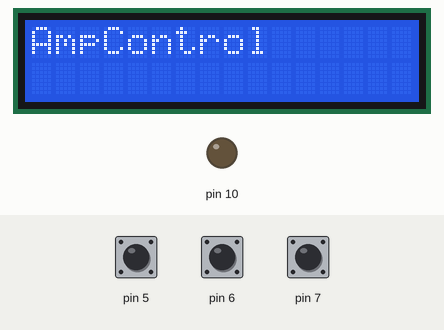
The sketch below on a simulated Arduino Uno, built with avr-gcc and run on an emulated ATmega328P. Shown: 16×2 character LCD, output pins drawn as LEDs (lit = HIGH). The inputs (shaded band) are chosen by the test bench; at power-on: pin 7 HIGH, pin 5 HIGH, pin 6 HIGH. What the sketch prints to the serial monitor is not drawn.

Above: at 0.1 s.
At 2.2 s:
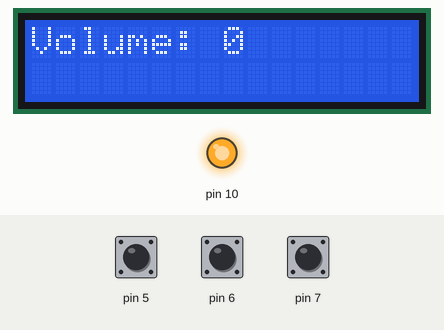
2.3 s: pin 7 pulled LOW for 0.15 s
3.9 s: pin 7 pulled LOW for 1 s
Timing chart, 0 to 6.9 s (numbered marks = the images above; inputs shaded):
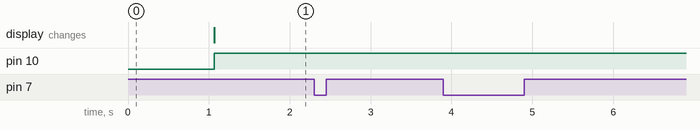

The sketch:

AmpControl.ino
```cpp
#include <Arduino.h>
#include <IRremote.h>
#include "LcdDisplay.h"
#include "Button.h"
#include "RotaryEncoder.h"
#include "VolumeControl.h"
#include "Pga23xx.h"

// Setup for the LCD display
const int AMPC_LCD_COLS = 16;
const int AMPC_LCD_ROWS = 2;
const int AMPC_LCD_CHARSIZE = 0;

// Arduino pins for the LCD display
const int AMPC_LCD_PIN_RS = PIN_A5;
const int AMPC_LCD_PIN_EN = PIN_A4;
const int AMPC_LCD_PIN_D4 = PIN_A3;
const int AMPC_LCD_PIN_D5 = PIN_A2;
const int AMPC_LCD_PIN_D6 = PIN_A1;
const int AMPC_LCD_PIN_D7 = PIN_A0;

// Button pins
const int AMPC_BUTTON_LEFT = 2;
const int AMPC_BUTTON_RIGHT = 3;
const int AMPC_BUTTON_SELECT = 4;
const int AMPC_BUTTON_SELECT_LONG = true;
const int AMPC_BUTTON_ACTIVE_PINS = false;

// Rotary encoder
const int AMPC_ENCODER_PINA = PIN5;
const int AMPC_ENCODER_PINB = PIN6;
const int AMPC_ENCODER_ACTIVE_PINS = false;

// Volume control
const int AMPC_VOLUME_PIN_SS = PIN_SPI_SS;
const int AMPC_VOLUME_PIN_SCK = PIN_SPI_SCK;
const int AMPC_VOLUME_PIN_MOSI = PIN_SPI_MOSI;
const int AMPC_VOLUME_MIN_VOLUME = 0;
const int AMPC_VOLUME_MAX_VOLUME = 192;
const int AMPC_VOLUME_CHANGE_BY = 1;
const int AMPC_BUTTON_MUTE = PIN7;

// IR Receiver
const int AMPC_IRRECEIVER_PIN = 11;

// Global variables
LcdDisplay display = LcdDisplay(AMPC_LCD_COLS, AMPC_LCD_ROWS, AMPC_LCD_CHARSIZE);

Button leftBtn = Button(AMPC_BUTTON_LEFT, AMPC_BUTTON_ACTIVE_PINS);
Button rightBtn = Button(AMPC_BUTTON_RIGHT, AMPC_BUTTON_ACTIVE_PINS);
Button selectBtn = Button(AMPC_BUTTON_SELECT, AMPC_BUTTON_ACTIVE_PINS, AMPC_BUTTON_SELECT_LONG);

Button muteBtn = Button(AMPC_BUTTON_MUTE, AMPC_BUTTON_ACTIVE_PINS);
RotaryEncoder encoder = RotaryEncoder(AMPC_ENCODER_PINA, AMPC_ENCODER_PINB, AMPC_ENCODER_ACTIVE_PINS);

VolumeControl volume = VolumeControl(AMPC_VOLUME_MIN_VOLUME, AMPC_VOLUME_MAX_VOLUME, AMPC_VOLUME_CHANGE_BY, &convertVolumeToNumber);
Pga23xx pgaVolume = Pga23xx(AMPC_VOLUME_PIN_SS, AMPC_VOLUME_PIN_SCK, AMPC_VOLUME_PIN_MOSI, "Bass");

IRrecv irReceiver = IRrecv(AMPC_IRRECEIVER_PIN);

float prevVolumeLevel = 0;
int prevMute;
decode_results irResults;

void setup()
{
    volume.begin(&pgaVolume);
    volume.setBalance(0);

    display.begin(AMPC_LCD_PIN_RS, AMPC_LCD_PIN_EN, AMPC_LCD_PIN_D4, AMPC_LCD_PIN_D5, AMPC_LCD_PIN_D6, AMPC_LCD_PIN_D7);
    display.print(0, 0, "AmpControl");
    delay(1000);
    display.print(0, 0, "Volume:         ");
    display.print(8, 0, String(volume.getVolume()) + " ");

    irReceiver.enableIRIn(); // Start the IR receiver

    Serial.begin(115200);
    Serial.println("Setup Ok");
    Serial.print("Initial Volume: ");
    Serial.println(volume.getVolumeView());
}

void loop()
{
    prevVolumeLevel = volume.getVolumeView();
    prevMute = volume.isMuted();

    EncoderState encoderState = encoder.checkState();
    if (encoderState == INCREASING)
        volume.increase();
    if (encoderState == DECREASING)
        volume.decrease();

    if (muteBtn.checkState() == NORMAL_CLICK)
        volume.flipMute();

    if (irReceiver.decode(&irResults)) {
        Serial.print("IR Receiver: ");
        Serial.println(irResults.value, HEX);
        irReceiver.resume(); // Receive the next value
    }

    if (volume.getVolumeView() != prevVolumeLevel || volume.isMuted() != prevMute)
    {
        display.print(8, 0, String(volume.getVolume()) + " ");
        Serial.print("Volume: ");
        Serial.print(volume.getVolumeView());
        Serial.print(" - Balance: ");
        Serial.print(volume.getBalance());
        Serial.println(volume.isMuted() ? "  --Muted--" : "");
    }
}

float convertVolumeToNumber(int level)
{
    return (float)level / 2.0;
}

float convertVolumeToDb(int level)
{
    return (float)(level - 192.0) / 2.0;
}
```

Button.cpp
```cpp
#include "Button.h"

Button::Button(uint8_t pin, bool activePin) : pin(pin), activePin(activePin)
{
    pinMode(pin, activePin ? INPUT : INPUT_PULLUP);
    state = NONCLICK;
}

Button::Button(uint8_t pin, bool activePin, bool useLongClick, int longClickLimitMs)
    : pin(pin), activePin(activePin), useLongClick(useLongClick), longClickLimitMs(longClickLimitMs)
{
    pinMode(pin, activePin ? INPUT : INPUT_PULLUP);
    state = NONCLICK;
}

bool Button::isButtonDown(int pinState) const
{
    return (activePin && pinState == HIGH) || (!activePin && pinState == LOW);
}

ButtonState Button::checkState()
{
    ButtonState prevState = state;
    state = isButtonDown(digitalRead(pin))
        ? CLICKING
        : prevState == CLICKING ? RELEASING : NONCLICK;

    // Start timer if we get a new click
    if (state == CLICKING && prevState == NONCLICK)
        buttonDownMs = millis();

    // TODO: Do we want to continuously register long clicks?
    // if (state == CLICKING && useLongClick && millis() - buttonDownMs > longClickLimitMs)
    //     state = LONG_CLICK;

    // Register button clicks when the button is released
    if (state == RELEASING)
    {
        // Button is released - check how long we clicked it
        if (useLongClick && millis() - buttonDownMs > longClickLimitMs)
            state = LONG_CLICK;
        else if (millis() - buttonDownMs > DEBOUNCE_LIMIT)
            state = NORMAL_CLICK;
    }

    return state;
}
```

Button.h
```cpp
#ifndef BUTTON_H
#define BUTTON_H

#include <Arduino.h>

enum ButtonState {
    NONCLICK,
    CLICKING,
    RELEASING,
    NORMAL_CLICK,
    LONG_CLICK,
};

class Button
{
private:
    static const int DEBOUNCE_LIMIT = 50;
    static const int LONG_CLICK_LIMIT = 1000;

    const uint8_t pin;
    const bool activePin;
    bool useLongClick = false;
    int longClickLimitMs;

    enum ButtonState state;
    unsigned long buttonDownMs;

    bool isButtonDown(int pinState) const;

public:
    Button(uint8_t pin, bool active);
    Button(uint8_t pin, bool active, bool useLongClick, int longClickLimitMs = LONG_CLICK_LIMIT);
    ButtonState checkState();
};

#endif
```

Pga23xx.cpp
```cpp
#include "Pga23xx.h"
#include <SPI.h>

Pga23xx::Pga23xx(int pinSS, int pinSCK, int pinMOSI) : pinSS(pinSS), pinSCK(pinSCK), pinMOSI(pinMOSI)
{
    initialize(pinSS);
}

Pga23xx::Pga23xx(int pinSS, int pinSCK, int pinMOSI, String name) : pinSS(pinSS), pinSCK(pinSCK), pinMOSI(pinMOSI)
{
    setName(name);
    initialize(pinSS);
}

void Pga23xx::setVolume(int levelLeft, int levelRight)
{
    digitalWrite(pinSS, LOW);
    SPI.transfer(mapVolume(levelLeft, getOffsetLeft())); // right channel
    SPI.transfer(mapVolume(levelRight, getOffsetRight())); // left channel
    digitalWrite(pinSS, HIGH);
}

void Pga23xx::mute()
{
    setVolume(MUTE_VOLUME, MUTE_VOLUME);
}

int Pga23xx::mapVolume(int level, int offset)
{
    int mappedLevel = level + offset;

    if (mappedLevel < MIN_VOLUME)
        return MIN_VOLUME;
    if (mappedLevel > MAX_VOLUME)
        return MAX_VOLUME;

    return mappedLevel;
}

void Pga23xx::initialize(int pin)
{
    setOffset(0, 0);
    pinMode(pinSS, OUTPUT);
    SPI.begin();
}
```

Pga23xx.h
```cpp
#ifndef PGA23XX_H
#define PGA23XX_H

#include "StereoVolume.h"

class Pga23xx : public StereoVolume
{
private:
    const int pinSS;    // SPI: CS
    const int pinSCK;   // SPI: SCLK
    const int pinMOSI;  // SPI: SDI

    const int MIN_VOLUME = 0;
    const int MAX_VOLUME = 192;
    const int MUTE_VOLUME = 0;

    void initialize(int pin);
    int mapVolume(int level, int offset);

public:
    Pga23xx(int pinSS, int pinSCK, int pinMOSI);
    Pga23xx(int pinSS, int pinSCK, int pinMOSI, String name);
    void setVolume(int levelLeft, int levelRight);
    void mute();
};

#endif
```

RotaryEncoder.cpp
```cpp
#include "RotaryEncoder.h"

RotaryEncoder::RotaryEncoder(uint8_t pinA, uint8_t pinB, bool activePins) : pinA(pinA), pinB(pinB), activePins(activePins)
{
    // Set input pins
    pinMode(pinA, activePins ? INPUT : INPUT_PULLUP);
    pinMode(pinB, activePins ? INPUT : INPUT_PULLUP);
}

EncoderState RotaryEncoder::checkState()
{
    int readA = digitalRead(pinA);
    int readB = digitalRead(pinB);

    // Catch movement on rising edge
    if (readA && !prevReadA)
        state = readB ? DECREASING : INCREASING;
    else
        state = NONMOVING;

    // Hold the previous read value for pin A
    prevReadA = readA;

    return state;
}
```

RotaryEncoder.h
```cpp
#ifndef ROTARY_ENCODER_H
#define ROTARY_ENCODER_H

#include <Arduino.h>

enum EncoderState {
    NONMOVING,
    INCREASING,
    DECREASING,
};

class RotaryEncoder
{
private:
    const uint8_t pinA;
    const uint8_t pinB;
    const bool activePins;

    int prevReadA = 0;
    enum EncoderState state;

public:
    RotaryEncoder(uint8_t pinA, uint8_t pinB, bool activePins);
    EncoderState checkState();
};

#endif
```

StereoVolume.cpp
```cpp
#include "StereoVolume.h"

StereoVolume::StereoVolume() { name = DEFAULT_NAME; }
StereoVolume::~StereoVolume() { }

String StereoVolume::getName() { return name; }
void StereoVolume::setName(String name) { this->name = name; }

int StereoVolume::getOffsetLeft() { return offsetLeft; }
int StereoVolume::getOffsetRight() { return offsetRight; }

void StereoVolume::setOffset(int offsetLeft, int offsetRight)
{
    this->offsetLeft = offsetLeft;
    this->offsetRight = offsetRight;
}
```

StereoVolume.h
```cpp
#ifndef STEREOVOLUME_H
#define STEREOVOLUME_H

#include <Arduino.h>

class StereoVolume
{
private:
    const String DEFAULT_NAME = "Stereo";
    String name;
    int offsetLeft;
    int offsetRight;

protected:
    void setName(String name);
    int getOffsetLeft();
    int getOffsetRight();

public:
    StereoVolume();
    virtual ~StereoVolume();
    virtual void setVolume(int levelLeft, int levelRight) = 0;
    virtual void mute() = 0;

    void setOffset(int offsetLeft, int offsetRight);
    String getName();
};

#endif
```

VolumeControl.cpp
```cpp
#include "VolumeControl.h"

VolumeControl::VolumeControl()
{
    numberOfControls = 1;
    minVolume = MIN_VOLUME;
    maxVolume = MAX_VOLUME;
    volumeChange = VOLUME_CHANGE;
    useConverter = false;
    muted = false;
    setVolume(0);
    setBalance(0);
}

VolumeControl::VolumeControl(const int minVolume, const int maxVolume, const int volumeChange)
    : numberOfControls(numberOfControls), minVolume(minVolume), maxVolume(maxVolume), volumeChange(volumeChange)
{
    useConverter = false;
}

VolumeControl::VolumeControl(const int minVolume, const int maxVolume, const int volumeChange, float (*convertFunction)(int))
    : numberOfControls(numberOfControls), minVolume(minVolume), maxVolume(maxVolume), volumeChange(volumeChange), convertFunction(convertFunction)
{
    useConverter = true;
}

void VolumeControl::begin(StereoVolume *volume1)
{
    numberOfControls = 1;
    volume[0] = volume1;
}

void VolumeControl::begin(StereoVolume *volume1, StereoVolume *volume2)
{
    numberOfControls = 2;
    volume[0] = volume1;
    volume[1] = volume2;
}

void VolumeControl::begin(StereoVolume *volume1, StereoVolume *volume2, StereoVolume *volume3)
{
    numberOfControls = 3;
    volume[0] = volume1;
    volume[1] = volume2;
    volume[2] = volume3;
}

void VolumeControl::begin(StereoVolume *volume1, StereoVolume *volume2, StereoVolume *volume3, StereoVolume *volume4)
{
    numberOfControls = 4;
    volume[0] = volume1;
    volume[1] = volume2;
    volume[2] = volume3;
    volume[3] = volume4;
}

void VolumeControl::begin(StereoVolume *volume1, StereoVolume *volume2, StereoVolume *volume3, StereoVolume *volume4, StereoVolume *volume5)
{
    numberOfControls = 5;
    volume[0] = volume1;
    volume[1] = volume2;
    volume[2] = volume3;
    volume[3] = volume4;
    volume[4] = volume5;
}

void VolumeControl::begin(StereoVolume *volume1, StereoVolume *volume2, StereoVolume *volume3, StereoVolume *volume4, StereoVolume *volume5, StereoVolume *volume6)
{
    numberOfControls = 6;
    volume[0] = volume1;
    volume[1] = volume2;
    volume[2] = volume3;
    volume[3] = volume4;
    volume[4] = volume5;
    volume[5] = volume6;
}

int VolumeControl::getMinVolume() const { return minVolume; }
int VolumeControl::getMaxVolume() const { return maxVolume; }
int VolumeControl::getNumberOfControls() const { return numberOfControls; }

int VolumeControl::getVolume() { return volumeLevel; }

void VolumeControl::setVolume(int level)
{
    volumeLevel = level >= getMinVolume() && level <= getMaxVolume()
                      ? level
                      : level < getMinVolume() ? getMinVolume() : getMaxVolume();

    for (byte i; i < getNumberOfControls(); i++)
        volume[i]->setVolume(getLeftLevel(), getRightLevel());
}

int VolumeControl::setGetVolume(int level)
{
    setVolume(level);
    return getVolume();
}

float VolumeControl::getVolumeView()
{
    return useConverter ? convertFunction(getVolume()) : getVolume();
}

int VolumeControl::getBalance() { return balanceLevel; }

void VolumeControl::setBalance(int level)
{
    balanceLevel = level >= (0 - getMaxVolume()) && level <= getMaxVolume()
                       ? level
                       : level < (0 - getMaxVolume()) ? 0 - getMaxVolume() : getMaxVolume();
}

int VolumeControl::getRightLevel()
{
    return getBalance() < 0
               ? getVolume() + getBalance() > getMinVolume() ? getVolume() + getBalance() : getMinVolume()
               : getVolume();
}

int VolumeControl::getLeftLevel()
{
    return getBalance() > 0
               ? getVolume() - getBalance() > getMinVolume() ? getVolume() - getBalance() : getMinVolume()
               : getVolume();
}

void VolumeControl::increase()
{
    setVolume(getVolume() + volumeChange);
}

void VolumeControl::decrease()
{
    setVolume(getVolume() - volumeChange);
}

void VolumeControl::mute()
{
    muted = true;
    for (byte i; i < getNumberOfControls(); i++)
        volume[i]->mute();
}

void VolumeControl::unmute()
{
    muted = false;
    setVolume(getVolume());
}

void VolumeControl::flipMute() { isMuted() ? unmute() : mute(); }
bool VolumeControl::isMuted() { return muted; }
```

VolumeControl.h
```cpp
#ifndef VOLUMECONTROL_H
#define VOLUMECONTROL_H

#include "StereoVolume.h"

class VolumeControl
{
private:
    const int MIN_VOLUME = 0;
    const int MAX_VOLUME = 255;
    const int VOLUME_CHANGE = 1;

    int numberOfControls;
    int minVolume;
    int maxVolume;
    int volumeChange;

    int volumeLevel;
    int balanceLevel;
    bool muted;

    StereoVolume* volume[6];

    bool useConverter;
    float(*convertFunction)(int);

    int getRightLevel();
    int getLeftLevel();

public:
    VolumeControl();
    VolumeControl(const int minVolume, const int maxVolume, const int volumeChange);
    VolumeControl(const int minVolume, const int maxVolume, const int volumeChange, float(*convertFunction)(int));

    void begin(StereoVolume* volume1);
    void begin(StereoVolume* volume1, StereoVolume* volume2);
    void begin(StereoVolume* volume1, StereoVolume* volume2, StereoVolume* volume3);
    void begin(StereoVolume* volume1, StereoVolume* volume2, StereoVolume* volume3, StereoVolume* volume4);
    void begin(StereoVolume* volume1, StereoVolume* volume2, StereoVolume* volume3, StereoVolume* volume4, StereoVolume* volume5);
    void begin(StereoVolume* volume1, StereoVolume* volume2, StereoVolume* volume3, StereoVolume* volume4, StereoVolume* volume5, StereoVolume* volume6);

    int getMinVolume() const;
    int getMaxVolume() const;
    int getNumberOfControls() const;

    int getVolume();
    void setVolume(int level);
    int setGetVolume(int level);

    float getVolumeView();

    int getBalance();
    void setBalance(int level);

    void increase();
    void decrease();

    void mute();
    void unmute();
    void flipMute();
    bool isMuted();
};

#endif
```

LcdDisplay.cpp
```cpp
#include "LcdDisplay.h"

LcdDisplay::LcdDisplay(uint8_t cols, uint8_t rows, uint8_t charSize) : cols(cols), rows(rows), charSize(charSize) {}

void LcdDisplay::begin(uint8_t pinRS, uint8_t pinEN, uint8_t pinD4, uint8_t pinD5, uint8_t pinD6, uint8_t pinD7)
{
    lcd = LiquidCrystal(pinRS, pinEN, pinD4, pinD5, pinD6, pinD7);
    lcd.begin(cols, rows, charSize);
}

void LcdDisplay::begin(uint8_t pinRS, uint8_t pinEN, uint8_t pinD0, uint8_t pinD1, uint8_t pinD2, uint8_t pinD3,
                       uint8_t pinD4, uint8_t pinD5, uint8_t pinD6, uint8_t pinD7)
{
    lcd = LiquidCrystal(pinRS, pinEN, pinD0, pinD1, pinD2, pinD3, pinD4, pinD5, pinD6, pinD7);
    lcd.begin(cols, rows, charSize);
}

void LcdDisplay::print(uint8_t posX, uint8_t posY, String text, bool leftAligned)
{
    uint8_t textLength = text.length();

    if (!leftAligned)
        posX = textLength > posX ? 0 : posX - textLength + 1;

    if ((posX + textLength) > cols)
        text = text.substring(0, cols - posX);

    lcd.setCursor(posX, posY);
    lcd.print(text);
}
```

LcdDisplay.h
```cpp
#ifndef LCDDISPLAY_H
#define LCDDISPLAY_H

#include <LiquidCrystal.h>

class LcdDisplay
{
private:
    LiquidCrystal lcd = LiquidCrystal(0, 0, 0, 0, 0, 0);
    uint8_t cols;
    uint8_t rows;
    uint8_t charSize;

public:
    LcdDisplay(uint8_t cols, uint8_t rows, uint8_t charSize = LCD_5x8DOTS);
    void begin(uint8_t pinRS, uint8_t pinEN, uint8_t pinD4, uint8_t pinD5, uint8_t pinD6,uint8_t pinD7);
    void begin(uint8_t pinRS, uint8_t pinEN, uint8_t pinD0, uint8_t pinD1, uint8_t pinD2, uint8_t pinD3, uint8_t pinD4, uint8_t pinD5, uint8_t pinD6, uint8_t pinD7);
    void print(uint8_t posX, uint8_t posY, String text, bool leftAligned = true);
};

#endif
```
